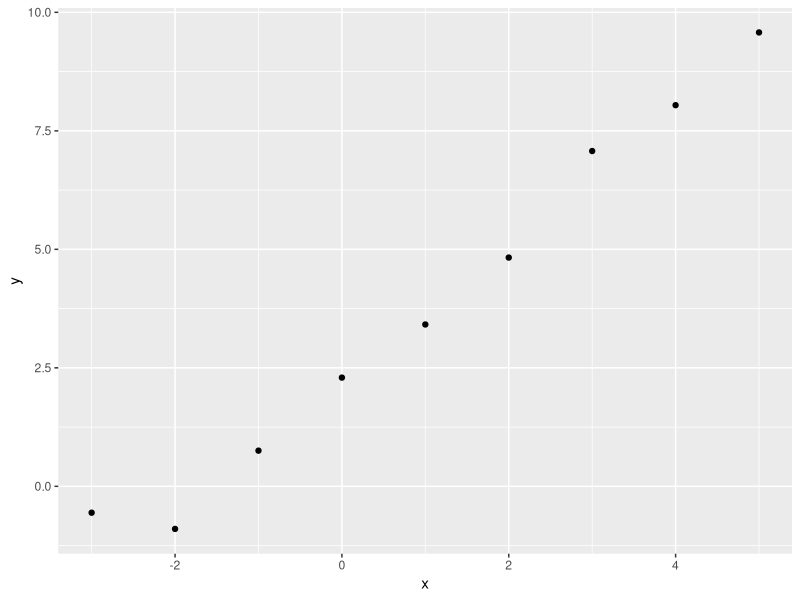
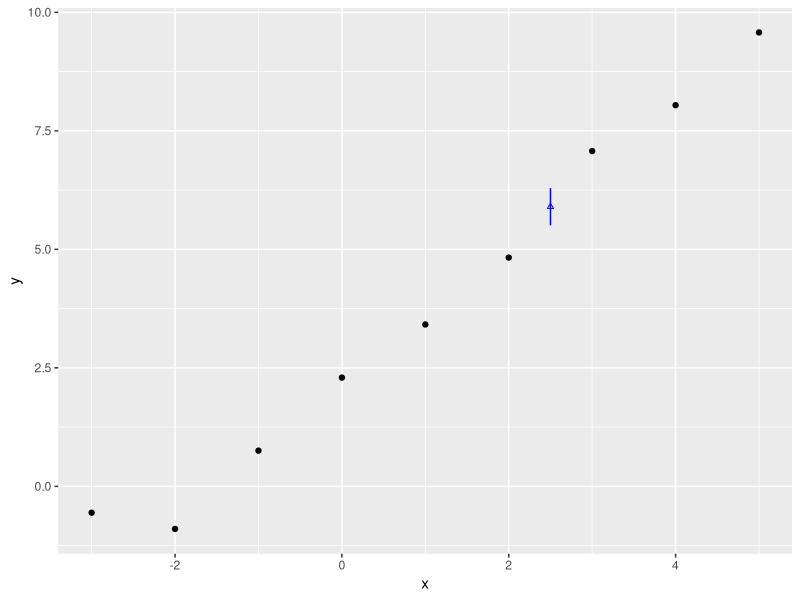
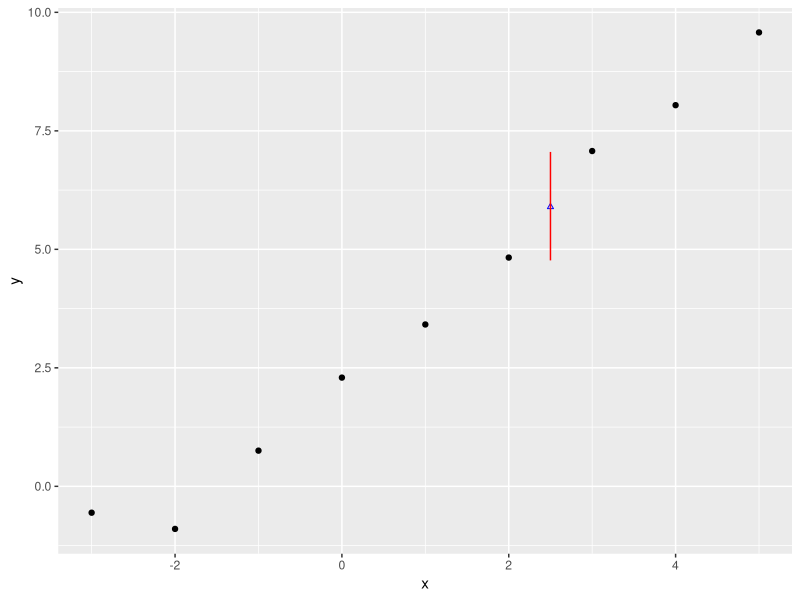

R code for these plots, in order:
## ---- chunk 1
llNormal <- function(pars, y, X){
    beta <- pars[1:ncol(X)]
    sigma2 <- exp(pars[ncol(X)+1])
    -1/2 * (sum(log(sigma2) + (y - (X%*%beta))^2 / sigma2))
}
## ---- chunk 2
# set a seed so runs are identical
set.seed(7)
# create a main predictor variable vector: -3 to 5 in increments of 1
x <- (-3):5
# Record the number of observations in x
N <- length(x)
# Create a response variable with variability
y <- 2.5 + 1.4 * x  + rnorm(N, mean = 0, sd = 0.5)

# bind x into a two column matrix whose first column is a vector of 1s (for the intercept)

X <- cbind(rep(1, N), x)
# Clean up names
colnames(X) <- NULL

## ---- chunk 3

fuller_optim_output <- optim(
    par = c(0, 0, 0), 
    fn = llNormal,
    method = "BFGS",
    control = list(fnscale = -1),
    hessian = TRUE,
    y = y, 
    X = X
)

fuller_optim_output
hess <- fuller_optim_output$hessian
inv_hess <- solve(-hess)
inv_hess

## ---- chunk 4
point_estimates <- fuller_optim_output$par

vcov <- -solve(fuller_optim_output$hessian)
param_draws <- MASS::mvrnorm(
    n = 10000, 
    mu = point_estimates, 
    Sigma = vcov
)

colnames(param_draws) <- c(
    "beta0", "beta1", "eta"
)

## ---- chunk 5
library(tidyverse)
toy_df <- tibble(x = x, y = y)

toy_df |> 
    ggplot(aes(x = x, y = y)) + 
    geom_point() 


## ---- chunk 6
candidate_x <- 2.5
## ---- chunk 7
# Using standard algebra and loops
N <- nrow(param_draws)
expected_y_simpler <- vector("numeric", N)
for (i in 1:N){
    expected_y_simpler[i] <- param_draws[i, "beta0"] + candidate_x * param_draws[i, "beta1"]
}

head(expected_y_simpler)

## ---- chunk 8
ev_range <- quantile(expected_y_simpler,  probs = c(0.025, 0.500, 0.975)) 

ev_range
## ---- chunk 9

toy_df |> 
    ggplot(aes(x = x, y = y)) + 
    geom_point() + 
    annotate("point", x = candidate_x, y =  median(expected_y_simpler), size = 1.2, shape = 2, colour = "blue") + 
    annotate("segment", x = candidate_x, xend=candidate_x, y = ev_range[1], yend = ev_range[3], colour = "blue")

## ---- chunk 10
N <- nrow(param_draws)
predicted_y_simpler <- vector("numeric", N)
for (i in 1:N){
    predicted_y_simpler[i] <- param_draws[i, "beta0"] + candidate_x * param_draws[i, "beta1"] + 
        rnorm(
            1, mean = 0, 
            sd = sqrt(exp(param_draws[i, "eta"]))
        )
}

head(predicted_y_simpler)


## ---- chunk 11
pv_range <- 
    quantile(
        predicted_y_simpler, 
        probs = c(0.025, 0.500, 0.975)
    )

pv_range
## ---- chunk 12
toy_df |> 
    ggplot(aes(x = x, y = y)) + 
    geom_point() + 
    annotate("point", x = candidate_x, y =  pv_range[2], size = 1.2, shape = 2, colour = "blue") + 
    annotate("segment", x = candidate_x, xend=candidate_x, y = pv_range[1], yend = pv_range[3], colour = "red")

